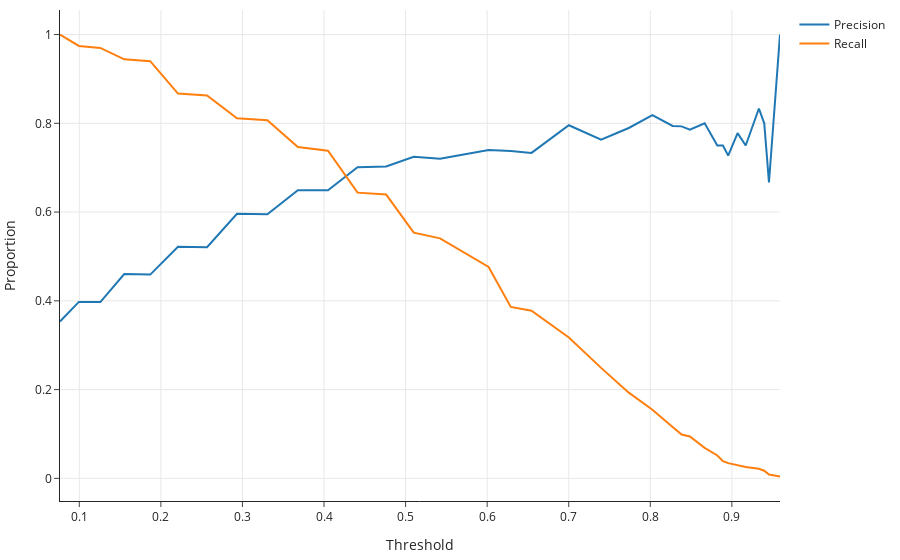

The cell this chart's notebook holds for it:
### Markdown cell above
The precision and recall are computed for all possible probability thresholds:

### Code cell
fig = go.Figure()
fig.add_trace(go.Scatter(name="Precision", x=threshold, y=precision[:-1]))
fig.add_trace(go.Scatter(name="Recall", x=threshold, y=recall[:-1]))
fig.update_xaxes(title="Threshold")
fig.update_yaxes(title="Proportion")
fig
